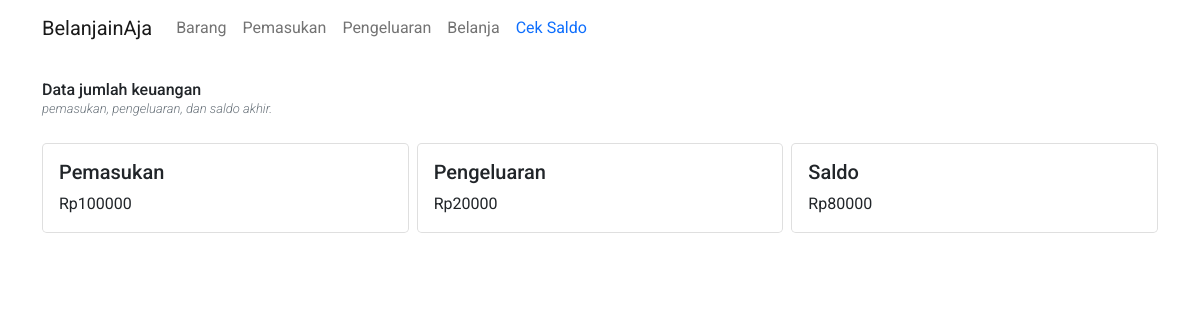
The app's page /belanjainaja/wallet/, older data.
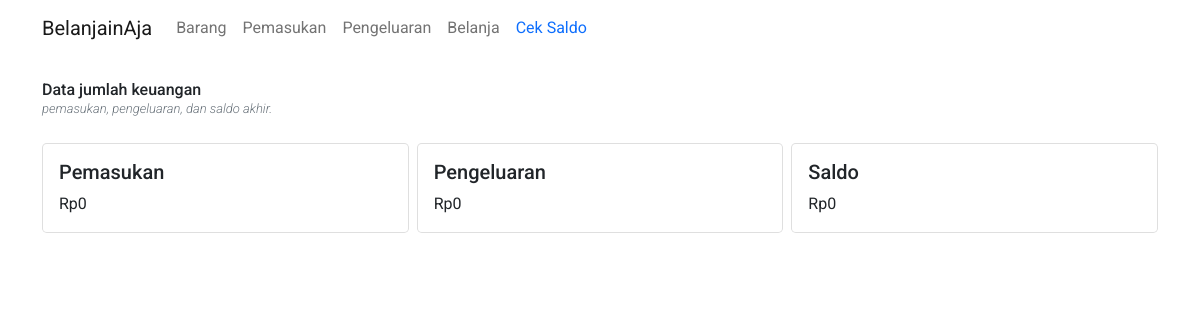
The same page, newer data.
### belanjainaja/models.py (models this page shows)
class Wallet(models.Model):
    income = models.BigIntegerField()
    expenditure = models.BigIntegerField()
    balance = models.BigIntegerField()

### belanjainaja/views/wallet/__init__.py (the view)
# urls.py: path("", views.index, name="index"),
def index(request):
    wallet = Wallet.objects.first()
    context = {
        "wallet": wallet
    }
    return render(request, "belanjainaja/wallet/index.html", context=context)

### belanjainaja/templates/belanjainaja/wallet/index.html
{% extends "belanjainaja/base.html" %}
{% block content %}
<div>
  <div class="row g-2">
    <h6 class="mb-0">Data jumlah keuangan</h6>
    <p class="text-secondary mt-0 fst-italic fw-light" style="font-size: 13px;">pemasukan, pengeluaran, dan saldo akhir.</p>
    <div class="col-md-4">
      <div class="card mb-3 rounded-3">
        <div class="row g-0">
          <div class="col-md-12">
            <div class="card-body">
              <h5 class="card-title">Pemasukan</h5>
              <p class="card-text">
                Rp{{ wallet.income}}
              </p>
            </div>
          </div>
        </div>
      </div>
    </div>
    <div class="col-md-4">
      <div class="card mb-3 rounded-3">
        <div class="row g-0">
          <div class="col-md-12">
            <div class="card-body">
              <h5 class="card-title">Pengeluaran</h5>
              <p class="card-text">
                Rp{{ wallet.expenditure}}
              </p>
            </div>
          </div>
        </div>
      </div>
    </div>
    <div class="col-md-4">
      <div class="card mb-3 rounded-3">
        <div class="row g-0">
          <div class="col-md-12">
            <div class="card-body">
              <h5 class="card-title">Saldo</h5>
              <p class="card-text">
                Rp{{ wallet.balance}}
              </p>
            </div>
          </div>
        </div>
      </div>
    </div>
  </div>
</div>
{% endblock %}

Row changes from the older to the newer data that the page shows:
changed Wallet: income "100000" → "0"; expenditure "20000" → "0"; balance "80000" → "0"
